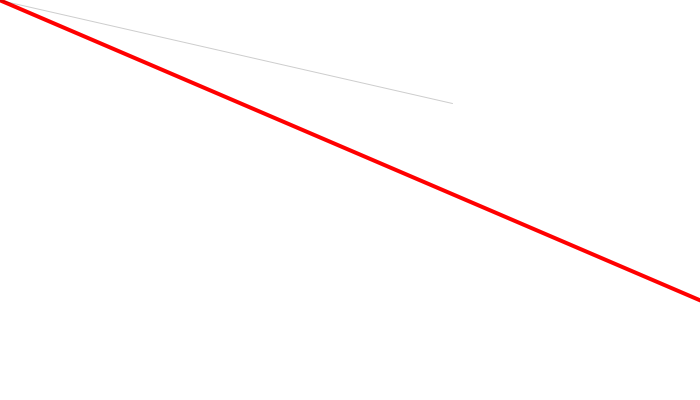
Frame 1 (no input)
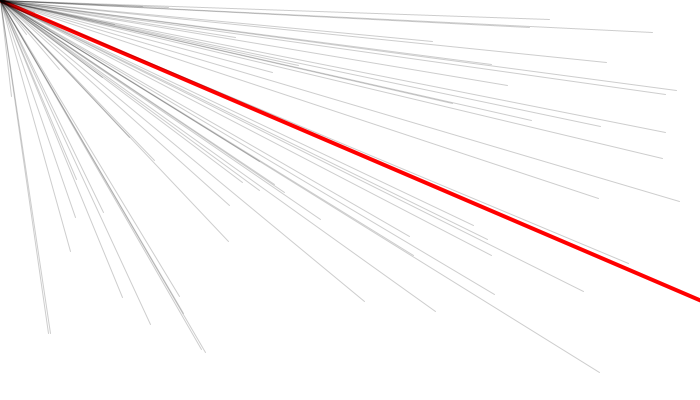
Frame 60 (the mouse pressed at the canvas centre just before this capture)
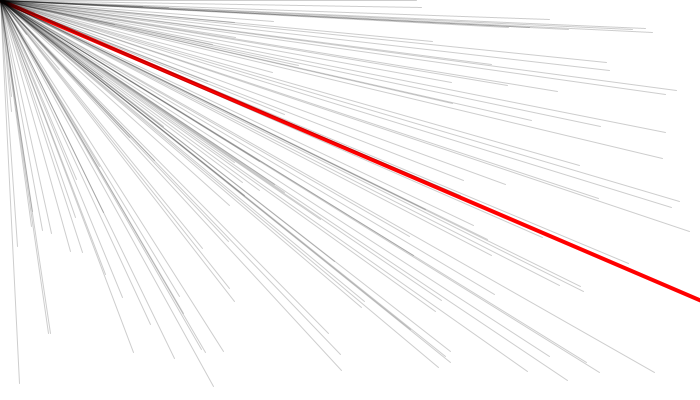
Frame 120 (the mouse held since frame 60 and released just before this capture)

The Processing sketch that drew these frames (run headless with seeded random() and noise(); from frame 60 on, the mouse is pressed at the canvas centre):

// Processing sketch: aHa
// ── aHa.pde
void setup()
{
  size(700,400);
  background(255);
  stroke(255,0,0);
  strokeWeight(4);
  line(0,0,700,300);
}

void draw()
{
  strokeWeight(1);
  stroke(0,0,0,50);
  line(0,0,random(700),random(400));
}
